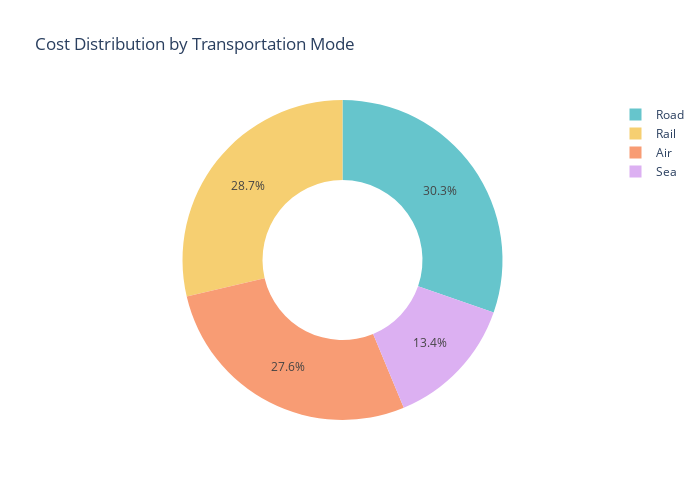

This figure's notebook cell:
### Code cell
transportation_chart = px.pie(data,
                             values='Costs',
                             names='Transportation modes', height=500, width=700,
                             title='Cost Distribution by Transportation Mode',
                             hole=0.5,
                             color_discrete_sequence=px.colors.qualitative.Pastel)
transportation_chart.show()

### Figure 1 — Plotly figure (JSON) as saved in the notebook; plotly's stock layout.template omitted (floating-point values rounded to 4 significant figures)
{"data": [{"domain": {"x": [0, 1], "y": [0, 1]}, "hole": 0.5, "hovertemplate": "Transportation modes=%{label}<br>Costs=%{value}<extra></extra>", "labels": ["Road", "Road", "Air", "Rail", "Air", "Road", "Sea", "Road", "Sea", "Rail", "Road", "Air", "Road", "Road", "Air", "Sea", "Air", "Air", "Sea", "Road", "Air", "Air", "Rail", "Rail", "Air", "Road", "Rail", "Sea", "Air", "Road", "Road", "Rail", "Road", "Sea", "Road", "Sea", "Air", "Sea", "Air", "Air", "Road", "Sea", "Road", "Air", "Rail", "Rail", "Road", "Rail", "Rail", "Rail", "Rail", "Road", "Air", "Air", "Road", "Sea", "Air", "Rail", "Road", "Air", "Rail", "Air", "Sea", "Sea", "Air", "Rail", "Road", "Sea", "Rail", "Air", "Road", "Road", "Rail", "Road", "Rail", "Air", "Rail", "Road", "Sea", "Air", "Sea", "Rail", "Road", "Road", "Air", "Road", "Rail", "Sea", "Sea", "Rail", "Rail", "Rail", "Rail", "Air", "Rail", "Air", "Road", "Road", "Rail", "Rail"], "legendgroup": "", "name": "", "showlegend": true, "type": "pie", "values": [187.8, 503.1, 141.9, 254.8, 923.4, 235.5, 134.4, 802.1, 505.6, 995.9, 806.1, 126.7, 403.0, 547.2, 929.2, 127.9, 865.5, 670.9, 593.5, 477.3, 493.9, 523.4, 205.6, 196.3, 758.7, 458.5, 617.9, 762.5, 123.4, 764.9, 880.1, 609.4, 761.2, 371.3, 510.4, 553.4, 403.8, 183.9, 339.7, 653.7, 529.8, 275.5, 635.7, 716.0, 610.5, 495.3, 380.4, 581.6, 768.7, 336.9, 496.2, 695.0, 602.9, 750.7, 814.1, 323.0, 832.2, 482.2, 110.4, 312.6, 430.2, 164.4, 320.8, 687.3, 771.2, 555.9, 393.8, 169.3, 299.7, 207.7, 183.3, 405.2, 677.9, 866.5, 341.6, 873.1, 997.4, 852.6, 323.6, 351.5, 787.8, 276.8, 590.0, 683.0, 465.5, 842.7, 264.3, 879.4, 103.9, 517.5, 990.1, 996.8, 230.1, 823.5, 846.7, 778.9, 188.7, 540.1, 882.2, 210.7]}], "layout": {"height": 500, "legend": {"tracegroupgap": 0}, "piecolorway": ["rgb(102, 197, 204)", "rgb(246, 207, 113)", "rgb(248, 156, 116)", "rgb(220, 176, 242)", "rgb(135, 197, 95)", "rgb(158, 185, 243)", "rgb(254, 136, 177)", "rgb(201, 219, 116)", "rgb(139, 224, 164)", "rgb(180, 151, 231)", "rgb(179, 179, 179)"], "title": {"text": "Cost Distribution by Transportation Mode"}, "width": 700}}
